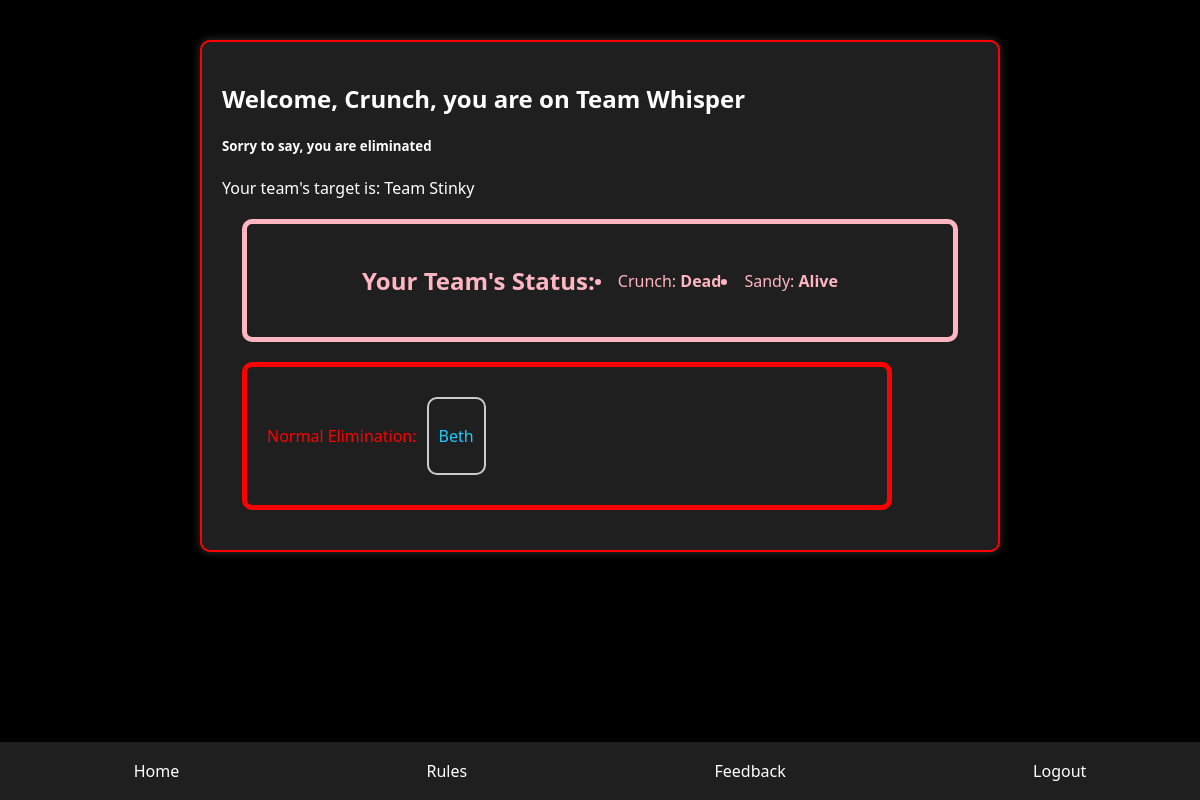
Before: /groupassignment/ (signed in) with the older database file.
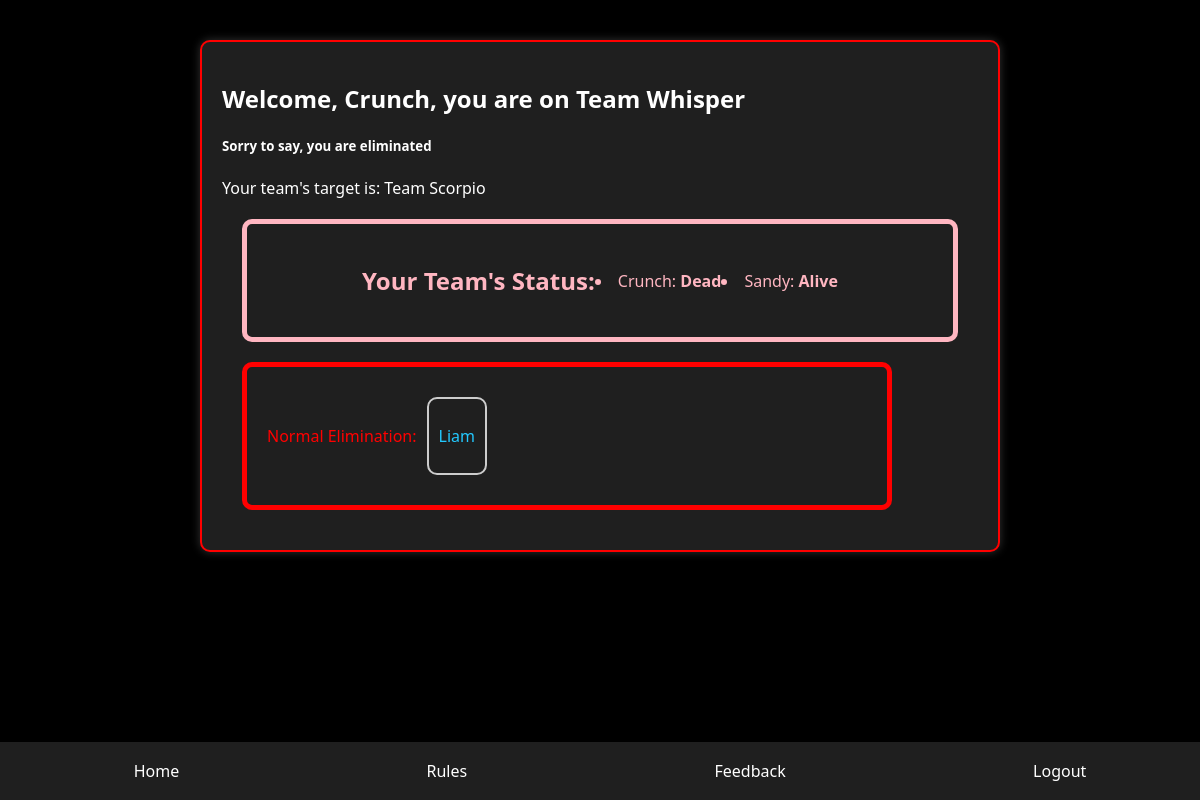
After: the same page with the newer database file.
### users/models.py (models this page shows, shortened)
class AgentGroup(models.Model):
    group_name = models.CharField(max_length = 255, blank=True, null=True)
    players = models.ManyToManyField(Player)
    is_out = models.BooleanField(default=True)
    target_group_name = models.CharField(max_length=255, blank=True, null=True)
    target_group_pk = models.IntegerField(null=True, blank=True)
    kills = models.IntegerField(default=0)
    is_playing = models.BooleanField(default=True)
    is_winner = models.BooleanField(default=False)

class Player(models.Model):
    user = models.OneToOneField(CustomUser, on_delete=models.CASCADE)
    is_dead = models.BooleanField(default=False)
    target_name = models.CharField(max_length=255, blank=True, null=True)
    target_pk = models.IntegerField(null=True, blank=True)
    agent_name = models.CharField(max_length=255, blank=True, null=True)
    kills = models.IntegerField(default=0)
    is_playing = models.BooleanField(default=True)
    is_winner = models.BooleanField(default=False)
    in_waiting = models.BooleanField(default=False)
    have_eliminated_today = models.BooleanField(default=False)

class CustomUser(AbstractUser):
    @property
    def name(self):
        return f"{self.first_name} {self.last_name}"

### users/views.py (the view)
# urls.py: path("groupassignment/", views.group_assignment, name='group_assignment'),
def group_assignment(request):
    current = Player.objects.get(pk=request.user.player.pk)
    current_group = AgentGroup.objects.filter(players=current)[0]
    state = -1
    if AgentGroup.objects.filter(players=current)[0].is_out == False:
            current_group = AgentGroup.objects.filter(players=current)[0]
    else:
        state = 1
    try:
        target_group = AgentGroup.objects.get(pk=current_group.target_group_pk)
    except AgentGroup.DoesNotExist:
            return redirect("/?param=noassignment")
    if target_group.is_out:
        GameManager.new_group_target(current_group, target_group)
    if state != 2:
        if current.is_dead:
            state = 2
        elif GameManager.win_condition() != 0:
            if current_group.is_winner:
                state = 3
        elif current.in_waiting:
            return redirect(f'/?param=waiting')
        else:
            state = 0
    player_was_killed = Checker.objects.filter(confirmations__lt=2, action_performed=False, target=current).first()
    player_killed_sd = Checker.objects.filter(confirmations__lt=2, action_performed=False, killer=current).first()
    target_group = AgentGroup.objects.get(pk=current_group.target_group_pk)
    context = {'state': state, 'team': current_group, 't_group': target_group, 'pwk': player_was_killed, 'pksd': player_killed_sd, 'ggame': GameManager.is_placing_groups()}
    return render(request, "users/group_assignment.html", context)

### users/game.py (called while the page is built)
    @staticmethod
    def is_placing_groups():
        if Game.objects.all() == None or len(Game.objects.all()) == 0:
            return False
        return Game.objects.all()[0].placing_groups == True

### users/templates/users/group_assignment.html (shortened to what the changed rows need)
{% load static %}
<!DOCTYPE html>
<html lang="en">
    <head>
    <link rel="stylesheet" href="{% static 'users/assassin.css' %}" />
</head>
<body>
    <div class="container">
        {% if user.is_authenticated %}
            <div class="content">
                {% if state == 0 %}
                    <h2>Welcome, {{user.first_name}}, you are on Team {{ team.group_name }}</h2>
                    <h5>Eliminate your target team as quickly as possible. We are counting on you</h3>
                    <p>Your target is: Team {{ team.target_group_name }}</p>
                     {% if pwk is not None %}
                     <div id="selfDefenseActions">
                         <button class="decision" data-param="died" style="background-color: red;">I Was Eliminated by {{ pwk.killer.user.first_name }}</button>
                     </div>
                 {% endif %}
                 {% if pksd is not None %}
                     <div id="selfDefenseActions">
                         <button class="decision" data-param="selfDefenseKilled" style="background-color: blueviolet;">I Eliminated {{ pksd.target.user.first_name }} in Self-Defense</button>
                     </div>
                 {% endif %}
                <div id="selfDefenseActions">
                    <p>Your Team:</p>
                    <ul>
                    {% for player in team.players.all %}
                    {% if player.is_dead %}
                        <li>{{ player.user.first_name }}: <strong>Dead</strong></li>
                    {% else %}
                        <li>{{ player.user.first_name }}: <strong>Alive</strong></li>
                    {% endif %}
                    {% endfor %}
                    </ul>
                </div>
                <div id="normalActions">
                    <p>Normal Elimination:</p>
                    <br>
                    {% for player in t_group.players.all %}
                    {% if player.is_dead %}
                    <div class="player-action">
                        <p><strike>{{ player.user.first_name }}</strike></p>
                        <br><br><br>
                    </div>
                    {% else %}
                    <div class="player-action">
                        <p>{{ player.user.first_name }}</p>
                        <button class="decision" who="{{ player.pk }}" data-param="killed" style="background-color: green;">I Eliminated Them</button>
                        <button class="decision" who="{{ player.pk }}" data-param="selfDefenseDied" style="background-color: coral;">They Eliminated Me in Self-Defense</button>
                    <br>
                    <br>
                    <br>
                    </div>
                    {% endif %}
                    {% endfor %}
                </div>
                <div id="discoveredActions">
                    <p>Someone Witnessed You:</p>
                    <button class="decision" data-param="discovered" style="background-color: blue;">I Was Discovered</button>
                </div>
                <h2 id="notification"></h2>
                {% elif state == 1 %}
                    <p>Your group died, wait till next round!</p>
                {% elif state == 2 %}
                <h2>Welcome, {{user.first_name}}, you are on Team {{ team.group_name }}</h2>
                    <h5>Sorry to say, you are eliminated</h3>
                    <p>Your team's target is: Team {{ team.target_group_name }}</p>
                    <div id="selfDefenseActions">
                <h2>Your Team's Status: </h2>
                {% for player in team.players.all %}
                    {% if player.is_dead %}
                        <li>{{ player.user.first_name }}: <strong>Dead</strong></li>
                    {% else %}
                        <li>{{ player.user.first_name }}: <strong>Alive</strong></li>
                    {% endif %}
                    {% endfor %}
                    </div>
                    <div id="normalActions">
                        <p>Normal Elimination:</p>
                        <br>
                        {% for player in t_group.players.all %}
                        {% if player.is_dead %}
                        <div class="player-action">
                            <p><strike>{{ player.user.first_name }}</strike></p>
                            <br><br><br>
                        </div>
                        {% else %}
                        <div class="player-action">
                            <p>{{ player.user.first_name }}</p>
                        </div>
                        {% endif %}
                        {% endfor %}
                    </div>
                {% elif state == 3 %}
                    <p>Your group won!!!!</p>
                {% endif %}
            </div>
        {% else %}
            <p>Sorry, you are not authenticated to see this page</p>
        {% endif %}
    </div>
    </body>
</html>

Changed rows visible on the page:
no longer on this page (row edited): Player: user.first_name "Beth"
changed AgentGroup "Whisper": target_group_name "Stinky" → "Scorpio"
now on this page (row unchanged): Player: user.first_name "Liam"
